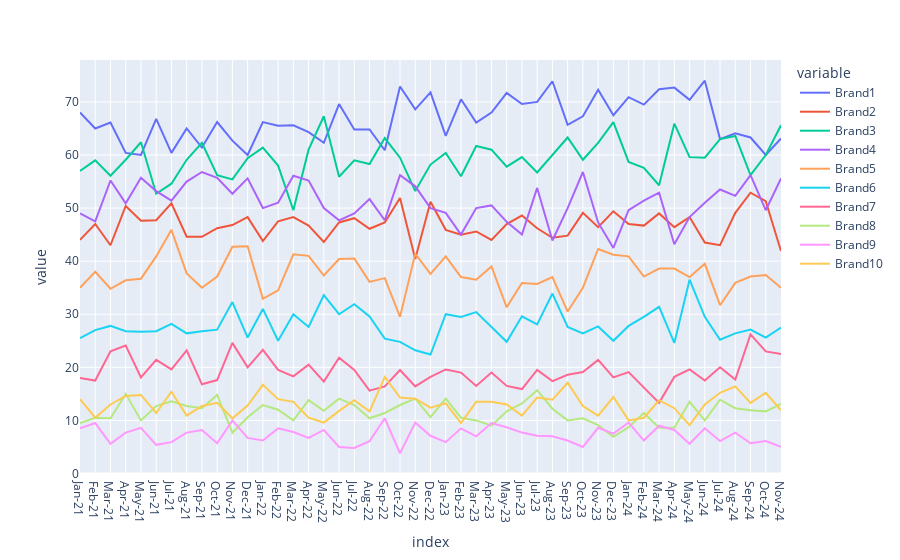

The notebook cell saved with this chart:
### Code cell
import plotly.express as px

fig=px.line(ct.T)  # Need to transpose the crosstab
fig.show()

### Figure 1 — Plotly figure (JSON) as saved in the notebook; plotly's stock layout.template omitted (floating-point values rounded to 4 significant figures)
{"data": [{"hovertemplate": "variable=Brand1<br>index=%{x}<br>value=%{y}<extra></extra>", "legendgroup": "Brand1", "line": {"color": "#636efa", "dash": "solid"}, "marker": {"symbol": "circle"}, "mode": "lines", "name": "Brand1", "orientation": "v", "showlegend": true, "type": "scatter", "x": ["Jan-21", "Feb-21", "Mar-21", "Apr-21", "May-21", "Jun-21", "Jul-21", "Aug-21", "Sep-21", "Oct-21", "Nov-21", "Dec-21", "Jan-22", "Feb-22", "Mar-22", "Apr-22", "May-22", "Jun-22", "Jul-22", "Aug-22", "Sep-22", "Oct-22", "Nov-22", "Dec-22", "Jan-23", "Feb-23", "Mar-23", "Apr-23", "May-23", "Jun-23", "Jul-23", "Aug-23", "Sep-23", "Oct-23", "Nov-23", "Dec-23", "Jan-24", "Feb-24", "Mar-24", "Apr-24", "May-24", "Jun-24", "Jul-24", "Aug-24", "Sep-24", "Oct-24", "Nov-24"], "xaxis": "x", "y": [68, 65, 66.1, 60.4, 60, 66.8, 60.4, 65, 61.4, 66.2, 62.7, 60, 66.2, 65.5, 65.6, 64.3, 62.3, 69.6, 64.8, 64.8, 60.9, 72.9, 68.6, 71.8, 63.6, 70.5, 66.1, 68, 71.7, 69.6, 70, 73.9, 65.7, 67.3, 72.3, 67.5, 70.9, 69.5, 72.4, 72.7, 70.4, 74, 63, 64.1, 63.3, 60, 63.1], "yaxis": "y"}, {"hovertemplate": "variable=Brand2<br>index=%{x}<br>value=%{y}<extra></extra>", "legendgroup": "Brand2", "line": {"color": "#EF553B", "dash": "solid"}, "marker": {"symbol": "circle"}, "mode": "lines", "name": "Brand2", "orientation": "v", "showlegend": true, "type": "scatter", "x": ["Jan-21", "Feb-21", "Mar-21", "Apr-21", "May-21", "Jun-21", "Jul-21", "Aug-21", "Sep-21", "Oct-21", "Nov-21", "Dec-21", "Jan-22", "Feb-22", "Mar-22", "Apr-22", "May-22", "Jun-22", "Jul-22", "Aug-22", "Sep-22", "Oct-22", "Nov-22", "Dec-22", "Jan-23", "Feb-23", "Mar-23", "Apr-23", "May-23", "Jun-23", "Jul-23", "Aug-23", "Sep-23", "Oct-23", "Nov-23", "Dec-23", "Jan-24", "Feb-24", "Mar-24", "Apr-24", "May-24", "Jun-24", "Jul-24", "Aug-24", "Sep-24", "Oct-24", "Nov-24"], "xaxis": "x", "y": [44, 47, 43, 50.4, 47.6, 47.7, 50.9, 44.6, 44.6, 46.2, 46.8, 48.3, 43.8, 47.5, 48.3, 46.7, 43.6, 47.3, 48.1, 46.1, 47.3, 51.9, 40.4, 51.2, 45.9, 45, 45.6, 44, 47, 48.6, 46.2, 44.4, 44.8, 49.1, 46.4, 49.4, 47, 46.7, 49, 46.4, 48.3, 43.5, 43, 49.1, 52.9, 51.3, 41.9], "yaxis": "y"}, {"hovertemplate": "variable=Brand3<br>index=%{x}<br>value=%{y}<extra></extra>", "legendgroup": "Brand3", "line": {"color": "#00cc96", "dash": "solid"}, "marker": {"symbol": "circle"}, "mode": "lines", "name": "Brand3", "orientation": "v", "showlegend": true, "type": "scatter", "x": ["Jan-21", "Feb-21", "Mar-21", "Apr-21", "May-21", "Jun-21", "Jul-21", "Aug-21", "Sep-21", "Oct-21", "Nov-21", "Dec-21", "Jan-22", "Feb-22", "Mar-22", "Apr-22", "May-22", "Jun-22", "Jul-22", "Aug-22", "Sep-22", "Oct-22", "Nov-22", "Dec-22", "Jan-23", "Feb-23", "Mar-23", "Apr-23", "May-23", "Jun-23", "Jul-23", "Aug-23", "Sep-23", "Oct-23", "Nov-23", "Dec-23", "Jan-24", "Feb-24", "Mar-24", "Apr-24", "May-24", "Jun-24", "Jul-24", "Aug-24", "Sep-24", "Oct-24", "Nov-24"], "xaxis": "x", "y": [57, 59, 56.1, 59.1, 62.4, 52.7, 54.6, 59.1, 62.3, 56.2, 55.4, 59.4, 61.4, 58, 49.6, 61, 67.3, 55.9, 59, 58.3, 63.2, 59.5, 53.2, 58.2, 60.4, 56, 61.7, 61, 57.8, 59.6, 56.7, 60, 63.3, 59.1, 62.3, 66.2, 58.7, 57.6, 54.3, 65.9, 59.6, 59.5, 63, 63.6, 56.2, 60, 65.6], "yaxis": "y"}, {"hovertemplate": "variable=Brand4<br>index=%{x}<br>value=%{y}<extra></extra>", "legendgroup": "Brand4", "line": {"color": "#ab63fa", "dash": "solid"}, "marker": {"symbol": "circle"}, "mode": "lines", "name": "Brand4", "orientation": "v", "showlegend": true, "type": "scatter", "x": ["Jan-21", "Feb-21", "Mar-21", "Apr-21", "May-21", "Jun-21", "Jul-21", "Aug-21", "Sep-21", "Oct-21", "Nov-21", "Dec-21", "Jan-22", "Feb-22", "Mar-22", "Apr-22", "May-22", "Jun-22", "Jul-22", "Aug-22", "Sep-22", "Oct-22", "Nov-22", "Dec-22", "Jan-23", "Feb-23", "Mar-23", "Apr-23", "May-23", "Jun-23", "Jul-23", "Aug-23", "Sep-23", "Oct-23", "Nov-23", "Dec-23", "Jan-24", "Feb-24", "Mar-24", "Apr-24", "May-24", "Jun-24", "Jul-24", "Aug-24", "Sep-24", "Oct-24", "Nov-24"], "xaxis": "x", "y": [49, 47.5, 55.2, 50.9, 55.7, 53.2, 51.4, 55, 56.8, 55.7, 52.7, 55.6, 50, 51, 56.1, 55.2, 50, 47.7, 49, 51.7, 47.7, 56.2, 54.1, 50, 49.1, 45, 50, 50.5, 47.4, 45, 53.8, 43.9, 50, 56.8, 47.3, 42.5, 49.6, 51.4, 52.9, 43.2, 48.3, 51, 53.5, 52.3, 56.2, 49.6, 55.6], "yaxis": "y"}, {"hovertemplate": "variable=Brand5<br>index=%{x}<br>value=%{y}<extra></extra>", "legendgroup": "Brand5", "line": {"color": "#FFA15A", "dash": "solid"}, "marker": {"symbol": "circle"}, "mode": "lines", "name": "Brand5", "orientation": "v", "showlegend": true, "type": "scatter", "x": ["Jan-21", "Feb-21", "Mar-21", "Apr-21", "May-21", "Jun-21", "Jul-21", "Aug-21", "Sep-21", "Oct-21", "Nov-21", "Dec-21", "Jan-22", "Feb-22", "Mar-22", "Apr-22", "May-22", "Jun-22", "Jul-22", "Aug-22", "Sep-22", "Oct-22", "Nov-22", "Dec-22", "Jan-23", "Feb-23", "Mar-23", "Apr-23", "May-23", "Jun-23", "Jul-23", "Aug-23", "Sep-23", "Oct-23", "Nov-23", "Dec-23", "Jan-24", "Feb-24", "Mar-24", "Apr-24", "May-24", "Jun-24", "Jul-24", "Aug-24", "Sep-24", "Oct-24", "Nov-24"], "xaxis": "x", "y": [35, 38, 34.8, 36.4, 36.7, 40.9, 45.9, 37.7, 35, 37.1, 42.7, 42.8, 32.9, 34.5, 41.3, 41, 37.3, 40.4, 40.5, 36.1, 36.8, 29.5, 41.4, 37.6, 40.9, 37, 36.5, 39, 31.3, 35.9, 35.7, 37, 30.5, 35, 42.3, 41.2, 40.9, 37.1, 38.6, 38.6, 37, 39.5, 31.7, 35.9, 37.1, 37.4, 35], "yaxis": "y"}, {"hovertemplate": "variable=Brand6<br>index=%{x}<br>value=%{y}<extra></extra>", "legendgroup": "Brand6", "line": {"color": "#19d3f3", "dash": "solid"}, "marker": {"symbol": "circle"}, "mode": "lines", "name": "Brand6", "orientation": "v", "showlegend": true, "type": "scatter", "x": ["Jan-21", "Feb-21", "Mar-21", "Apr-21", "May-21", "Jun-21", "Jul-21", "Aug-21", "Sep-21", "Oct-21", "Nov-21", "Dec-21", "Jan-22", "Feb-22", "Mar-22", "Apr-22", "May-22", "Jun-22", "Jul-22", "Aug-22", "Sep-22", "Oct-22", "Nov-22", "Dec-22", "Jan-23", "Feb-23", "Mar-23", "Apr-23", "May-23", "Jun-23", "Jul-23", "Aug-23", "Sep-23", "Oct-23", "Nov-23", "Dec-23", "Jan-24", "Feb-24", "Mar-24", "Apr-24", "May-24", "Jun-24", "Jul-24", "Aug-24", "Sep-24", "Oct-24", "Nov-24"], "xaxis": "x", "y": [25.5, 27, 27.8, 26.8, 26.7, 26.8, 28.2, 26.4, 26.8, 27.1, 32.3, 25.6, 31, 25, 30, 27.6, 33.6, 30, 31.9, 29.6, 25.4, 24.8, 23.2, 22.4, 30, 29.5, 30.4, 27.5, 24.8, 29.6, 28.1, 33.9, 27.6, 26.4, 27.7, 25, 27.8, 29.5, 31.4, 24.6, 36.5, 29.5, 25.2, 26.4, 27.1, 25.6, 27.5], "yaxis": "y"}, {"hovertemplate": "variable=Brand7<br>index=%{x}<br>value=%{y}<extra></extra>", "legendgroup": "Brand7", "line": {"color": "#FF6692", "dash": "solid"}, "marker": {"symbol": "circle"}, "mode": "lines", "name": "Brand7", "orientation": "v", "showlegend": true, "type": "scatter", "x": ["Jan-21", "Feb-21", "Mar-21", "Apr-21", "May-21", "Jun-21", "Jul-21", "Aug-21", "Sep-21", "Oct-21", "Nov-21", "Dec-21", "Jan-22", "Feb-22", "Mar-22", "Apr-22", "May-22", "Jun-22", "Jul-22", "Aug-22", "Sep-22", "Oct-22", "Nov-22", "Dec-22", "Jan-23", "Feb-23", "Mar-23", "Apr-23", "May-23", "Jun-23", "Jul-23", "Aug-23", "Sep-23", "Oct-23", "Nov-23", "Dec-23", "Jan-24", "Feb-24", "Mar-24", "Apr-24", "May-24", "Jun-24", "Jul-24", "Aug-24", "Sep-24", "Oct-24", "Nov-24"], "xaxis": "x", "y": [18, 17.5, 23, 24.1, 18.1, 21.4, 19.6, 23.2, 16.8, 17.6, 24.6, 20, 23.3, 19.5, 18.3, 20.5, 17.3, 21.8, 19.5, 15.6, 16.4, 19.5, 16.4, 18.2, 19.6, 19, 16.5, 19, 16.5, 15.9, 19.5, 17.4, 18.6, 19.1, 21.4, 18.1, 19.1, 16.2, 13.3, 18.2, 19.6, 17.5, 20, 17.7, 26.2, 23, 22.5], "yaxis": "y"}, {"hovertemplate": "variable=Brand8<br>index=%{x}<br>value=%{y}<extra></extra>", "legendgroup": "Brand8", "line": {"color": "#B6E880", "dash": "solid"}, "marker": {"symbol": "circle"}, "mode": "lines", "name": "Brand8", "orientation": "v", "showlegend": true, "type": "scatter", "x": ["Jan-21", "Feb-21", "Mar-21", "Apr-21", "May-21", "Jun-21", "Jul-21", "Aug-21", "Sep-21", "Oct-21", "Nov-21", "Dec-21", "Jan-22", "Feb-22", "Mar-22", "Apr-22", "May-22", "Jun-22", "Jul-22", "Aug-22", "Sep-22", "Oct-22", "Nov-22", "Dec-22", "Jan-23", "Feb-23", "Mar-23", "Apr-23", "May-23", "Jun-23", "Jul-23", "Aug-23", "Sep-23", "Oct-23", "Nov-23", "Dec-23", "Jan-24", "Feb-24", "Mar-24", "Apr-24", "May-24", "Jun-24", "Jul-24", "Aug-24", "Sep-24", "Oct-24", "Nov-24"], "xaxis": "x", "y": [9.5, 10.5, 10.4, 15, 10, 12.7, 13.6, 12.7, 12.3, 14.8, 7.7, 10.6, 12.9, 12, 10, 13.8, 11.8, 14.1, 12.9, 10.4, 11.4, 12.9, 14.1, 10.6, 14.1, 10.5, 10, 9, 11.7, 13.2, 15.7, 12.2, 10, 10.4, 9.1, 6.9, 8.7, 11.4, 8.6, 8.6, 13.5, 10, 13.9, 12.3, 11.9, 11.7, 13.1], "yaxis": "y"}, {"hovertemplate": "variable=Brand9<br>index=%{x}<br>value=%{y}<extra></extra>", "legendgroup": "Brand9", "line": {"color": "#FF97FF", "dash": "solid"}, "marker": {"symbol": "circle"}, "mode": "lines", "name": "Brand9", "orientation": "v", "showlegend": true, "type": "scatter", "x": ["Jan-21", "Feb-21", "Mar-21", "Apr-21", "May-21", "Jun-21", "Jul-21", "Aug-21", "Sep-21", "Oct-21", "Nov-21", "Dec-21", "Jan-22", "Feb-22", "Mar-22", "Apr-22", "May-22", "Jun-22", "Jul-22", "Aug-22", "Sep-22", "Oct-22", "Nov-22", "Dec-22", "Jan-23", "Feb-23", "Mar-23", "Apr-23", "May-23", "Jun-23", "Jul-23", "Aug-23", "Sep-23", "Oct-23", "Nov-23", "Dec-23", "Jan-24", "Feb-24", "Mar-24", "Apr-24", "May-24", "Jun-24", "Jul-24", "Aug-24", "Sep-24", "Oct-24", "Nov-24"], "xaxis": "x", "y": [8.5, 9.5, 5.6, 7.7, 8.6, 5.4, 5.9, 7.7, 8.2, 5.7, 10, 6.7, 6.2, 8.5, 7.8, 6.7, 8.2, 5, 4.8, 6.1, 10.4, 3.8, 9.6, 7.1, 5.9, 8.5, 7, 9.5, 8.7, 7.7, 7.1, 7, 6.2, 5, 8.6, 7.5, 9.6, 6.2, 9, 8.2, 5.6, 8.5, 6.1, 7.7, 5.7, 6.1, 5], "yaxis": "y"}, {"hovertemplate": "variable=Brand10<br>index=%{x}<br>value=%{y}<extra></extra>", "legendgroup": "Brand10", "line": {"color": "#FECB52", "dash": "solid"}, "marker": {"symbol": "circle"}, "mode": "lines", "name": "Brand10", "orientation": "v", "showlegend": true, "type": "scatter", "x": ["Jan-21", "Feb-21", "Mar-21", "Apr-21", "May-21", "Jun-21", "Jul-21", "Aug-21", "Sep-21", "Oct-21", "Nov-21", "Dec-21", "Jan-22", "Feb-22", "Mar-22", "Apr-22", "May-22", "Jun-22", "Jul-22", "Aug-22", "Sep-22", "Oct-22", "Nov-22", "Dec-22", "Jan-23", "Feb-23", "Mar-23", "Apr-23", "May-23", "Jun-23", "Jul-23", "Aug-23", "Sep-23", "Oct-23", "Nov-23", "Dec-23", "Jan-24", "Feb-24", "Mar-24", "Apr-24", "May-24", "Jun-24", "Jul-24", "Aug-24", "Sep-24", "Oct-24", "Nov-24"], "xaxis": "x", "y": [14, 10.5, 13, 14.6, 14.8, 11.4, 15.4, 10.9, 12.7, 13.3, 10.4, 12.8, 16.7, 14, 13.5, 10.5, 9.6, 11.8, 13.8, 11.7, 18.2, 14.3, 14.1, 12.4, 13.2, 9.5, 13.5, 13.5, 13, 10.9, 14.3, 13.9, 17.1, 12.7, 10.9, 14.4, 10, 10.5, 13.8, 12.3, 9.1, 13, 15.2, 16.4, 13.3, 15.2, 11.9], "yaxis": "y"}], "layout": {"legend": {"title": {"text": "variable"}, "tracegroupgap": 0}, "margin": {"t": 60}, "xaxis": {"anchor": "y", "domain": [0, 1], "title": {"text": "index"}}, "yaxis": {"anchor": "x", "domain": [0, 1], "title": {"text": "value"}}}}
